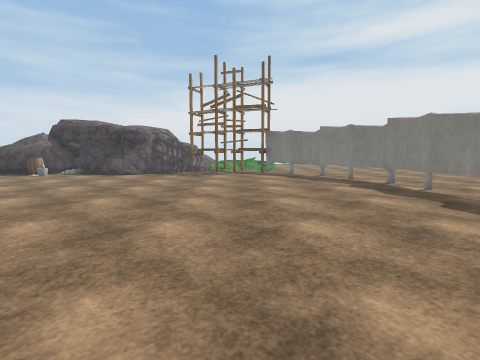
View 1 (above)

16 first-person views from a walk through a scene from a Unity 3-D project. The camera is 1.3 m above the floor, tilts 6° down and sees 85° across. The floor is counted in squares, 1 m on a side. Each view is taken from the middle of a square. On the plan, view 1 faces up. The plan holds only what a view shows up to about 13 squares ahead; the rest is blank. The place goes on beyond the plan. The player is left out. Surface patterns are stand-ins for the level's own textures.

View 2
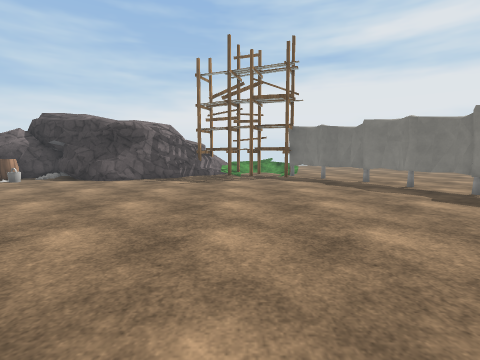

View 3
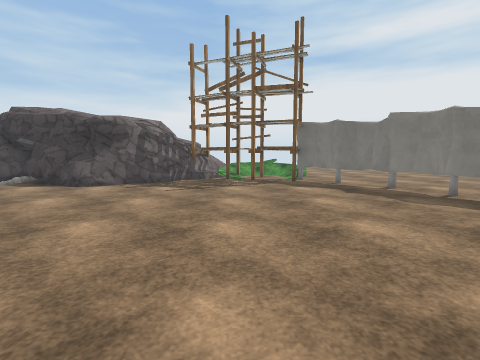

View 4
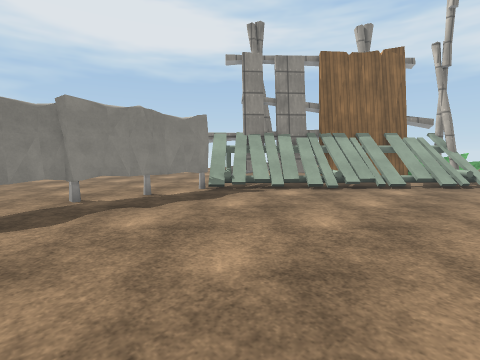

View 5
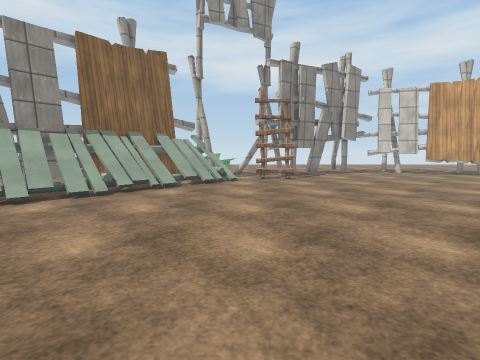

View 6
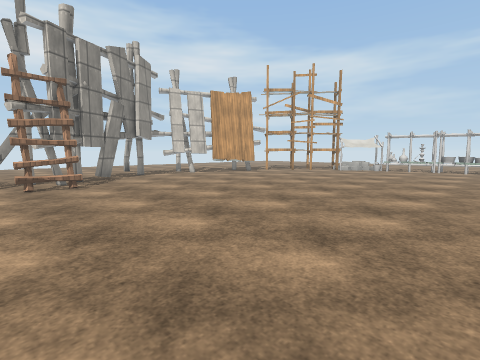

View 7
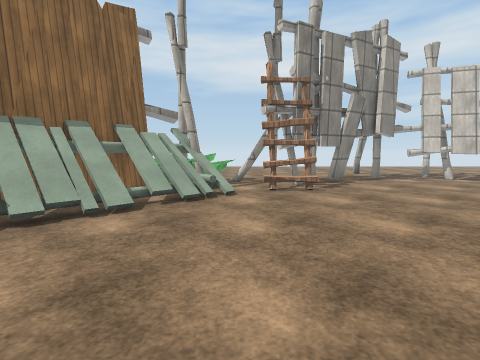

View 8
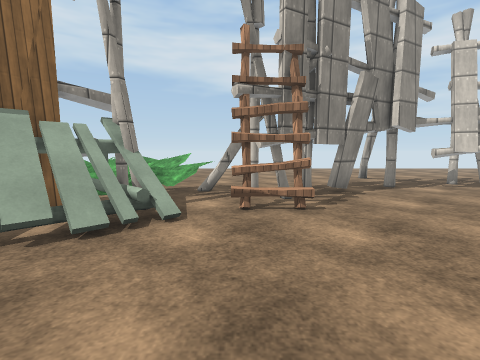

View 9
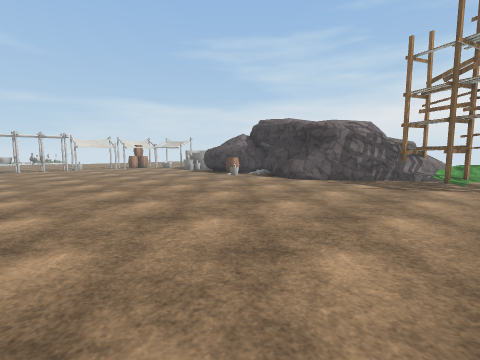

View 10
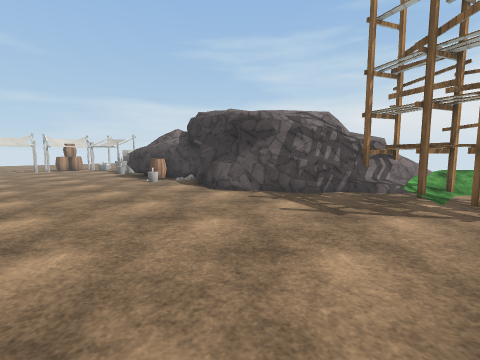

View 11
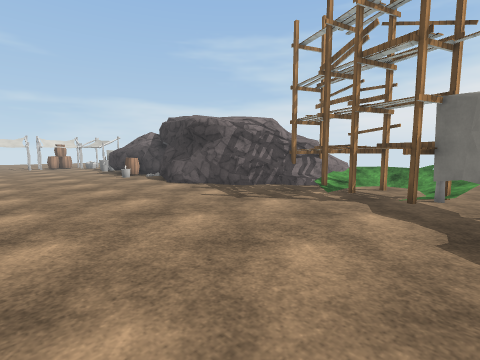

View 12
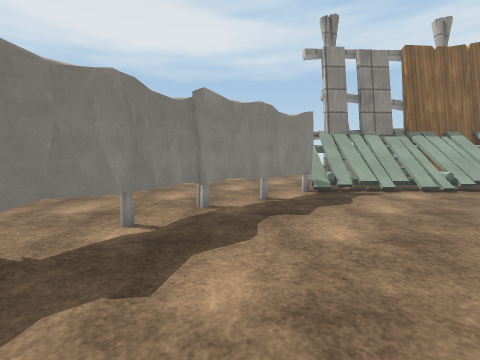

View 13
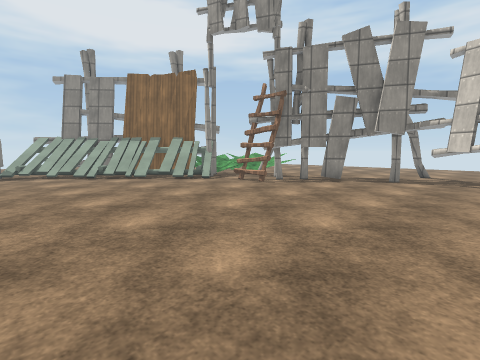

View 14
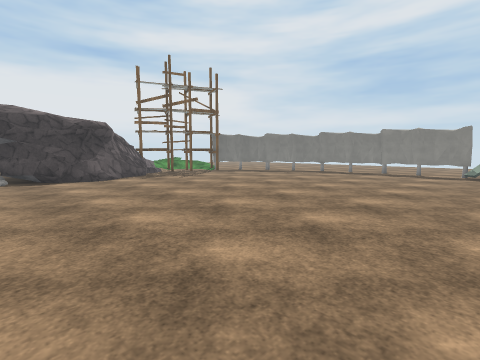

View 15
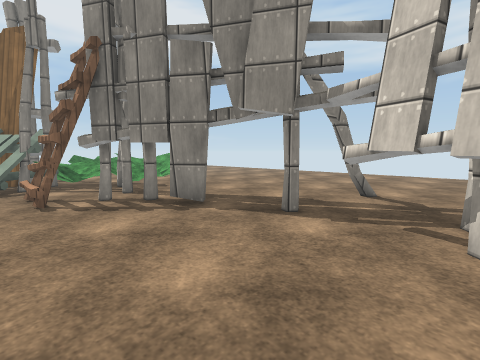

View 16
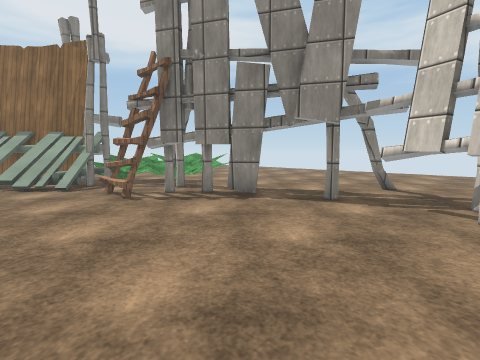

### Floor plan
Key: @ floor where view 1 was taken; # wall or solid block; x gap in a wall; . main floor; : floor 0.25 m higher than the main floor; / step, stairs or slope; = window, fence, low wall or low ledge; ^ raised ledge; v drop or lower ground; T thing the floor can be seen under or through; B bucket; L ladder; O other object.
Columns run from 11 left of view 1 to 13 right of it. Each row starts with its distance up from view 1.
 21         ^^===.
 20       #####///.
 19       ######./.
 18      ###O#####........
 17 ##   #==... ###.......
 16 ######=.......OO......
 15 O.##=..........O......
 14 B.............. #....
 13 ................O#.....
 12 .................O.....
 11 .................T....
 10 .................TT....
  9 ..................T....
  8 ..................T......
  7 ..................T......
  6 ..................T......
  5 ..................T......
  4 ..................T.....
  3 .................:T....
  2 ................//OO...
  1 .............../OvO ..
  0 ...........@../OvO#
 -1 .............//vO##
 -2 .............// ##
 -3 ............O#O##
 -4 ...........OOO##
 -5 .......LLL.OO##
 -6 ........##..####
 -7 ......####..///
 -8 TT...##..#x////
 -9 #..........///=
-10 #..........////
-11 ...#.......=/
-12 ...#.......//
-13  .........
-14  ........
-15  .......

Positions as (right, up) in squares from view 1, and headings:
1: (0, 0), facing up
2: (-1, 3), facing up
3: (-1, 5), facing up
4: (-1, 9), facing down-right
5: (-1, 8), facing down
6: (-1, 6), facing down-left
7: (-1, 4), facing down
8: (-2, 1), facing down
9: (0, 4), facing up-left
10: (0, 9), facing up-left
11: (3, 9), facing up-left
12: (2, 11), facing down-right
13: (-11, 4), facing down-right
14: (-11, 2), facing up-right
15: (-11, -4), facing down-right
16: (-11, -2), facing down-right
